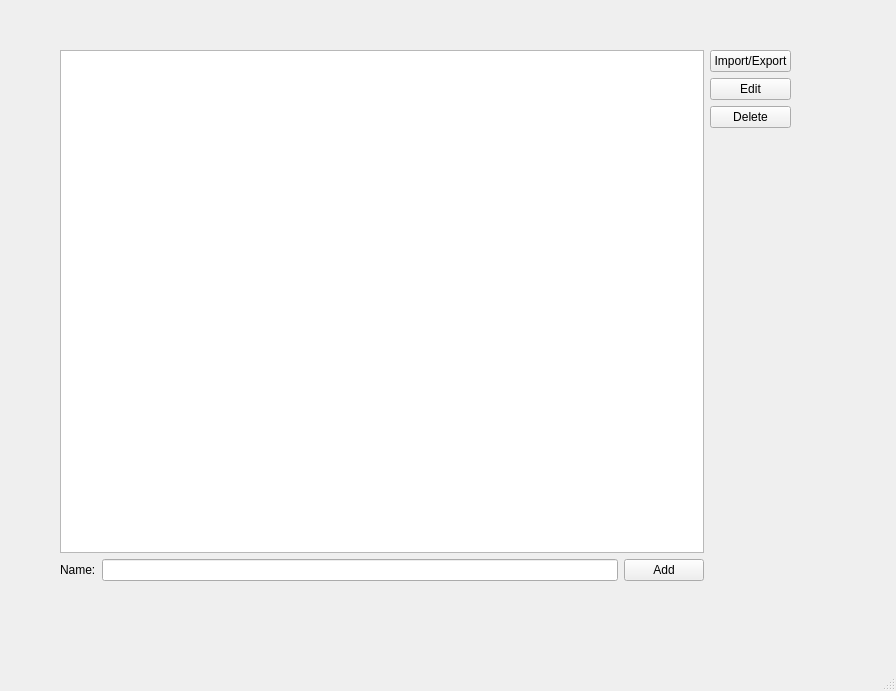
<?xml version="1.0" encoding="UTF-8"?>
<ui version="4.0">
 <class>LeagueEditor</class>
 <widget class="QMainWindow" name="LeagueEditor">
  <property name="geometry">
   <rect>
    <x>0</x>
    <y>0</y>
    <width>896</width>
    <height>691</height>
   </rect>
  </property>
  <property name="windowTitle">
   <string>MainWindow</string>
  </property>
  <widget class="QWidget" name="centralwidget">
   <widget class="QWidget" name="">
    <property name="geometry">
     <rect>
      <x>60</x>
      <y>50</y>
      <width>731</width>
      <height>531</height>
     </rect>
    </property>
    <layout class="QGridLayout" name="gridLayout">
     <item row="0" column="0">
      <widget class="QListWidget" name="league_list_widget"/>
     </item>
     <item row="0" column="1">
      <layout class="QVBoxLayout" name="verticalLayout">
       <item>
        <widget class="QPushButton" name="import_button">
         <property name="text">
          <string>Import/Export</string>
         </property>
        </widget>
       </item>
       <item>
        <widget class="QPushButton" name="edit_button">
         <property name="text">
          <string>Edit</string>
         </property>
        </widget>
       </item>
       <item>
        <widget class="QPushButton" name="delete_button">
         <property name="text">
          <string>Delete</string>
         </property>
        </widget>
       </item>
       <item>
        <spacer name="verticalSpacer">
         <property name="orientation">
          <enum>Qt::Vertical</enum>
         </property>
         <property name="sizeHint" stdset="0">
          <size>
           <width>20</width>
           <height>40</height>
          </size>
         </property>
        </spacer>
       </item>
      </layout>
     </item>
     <item row="1" column="0">
      <layout class="QHBoxLayout" name="horizontalLayout">
       <item>
        <widget class="QLabel" name="label">
         <property name="text">
          <string>Name:</string>
         </property>
        </widget>
       </item>
       <item>
        <widget class="QLineEdit" name="lineEdit"/>
       </item>
       <item>
        <widget class="QPushButton" name="add_button">
         <property name="text">
          <string>Add</string>
         </property>
        </widget>
       </item>
      </layout>
     </item>
    </layout>
   </widget>
  </widget>
  <widget class="QMenuBar" name="menubar">
   <property name="geometry">
    <rect>
     <x>0</x>
     <y>0</y>
     <width>896</width>
     <height>21</height>
    </rect>
   </property>
  </widget>
  <widget class="QStatusBar" name="statusbar"/>
 </widget>
 <resources/>
 <connections/>
</ui>
